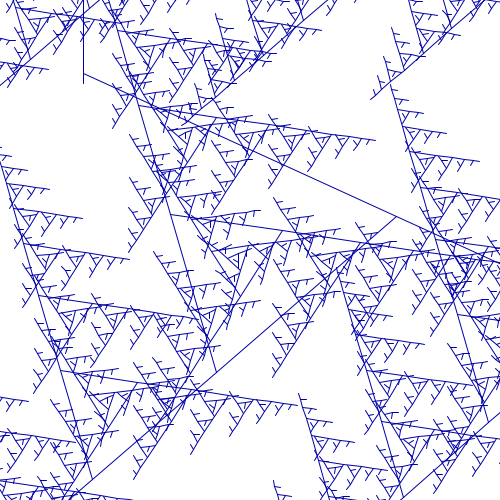
Frame 1 (no input)
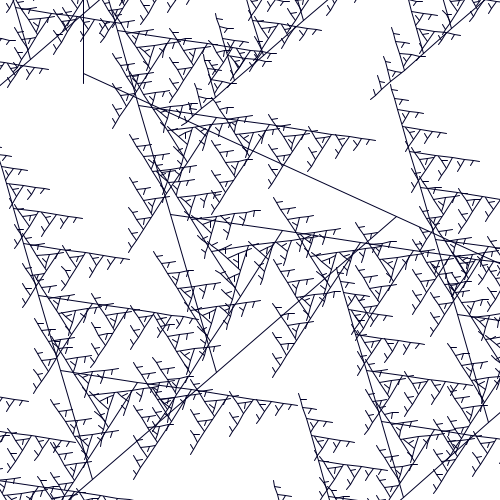
Frame 60 (the mouse pressed at the canvas centre just before this capture)
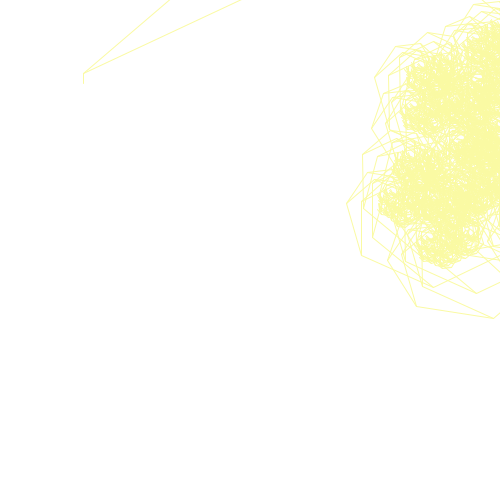
Frame 120 (the mouse held since frame 60 and released just before this capture)

The Processing sketch that drew these frames (run headless with seeded random() and noise(); from frame 60 on, the mouse is pressed at the canvas centre):

// Processing sketch: processing_56269
// ── processing_56269.pde

/**
 I did some change based on "Recursive Tree" by Daniel Shiffman.  
*/
 
float theta;   

void setup() {
  size(500, 500);
  smooth();
}

void draw() {
  background(255);
  frameRate(30);
  stroke(mouseX,mouseY,random(1,255));
  // Let's pick an angle 0 to 90 degrees based on the mouse position
  float a = (mouseX / (float) width) * 130f;
  // Convert it to radians
  theta = radians(a);
  // Start the tree from the bottom of the screen
  translate(width/6,height/6);
  // Draw a line 120 pixels
  line(0,0,0,-10);
  // Move to the end of that line
  translate(0,-10);
  // Start the recursive branching!
  branch(500);

}

void branch(float h) {
  // Each branch will be 2/3rds the size of the previous one
  h *= 0.69;
  
  // All recursive functions must have an exit condition!!!!
  // Here, ours is when the length of the branch is 2 pixels or less
  if (h > 5) {
    pushMatrix();    // Save the current state of transformation (i.e. where are we now)
    rotate(theta);   // Rotate by theta
    line(0, 0, 0, -h);  // Draw the branch
    translate(0, -h); // Move to the end of the branch
    branch(h);       // Ok, now call myself to draw two new branches!!
    popMatrix();     // Whenever we get back here, we "pop" in order to restore the previous matrix state
    
    // Repeat the same thing, only branch off to the "left" this time!
    pushMatrix();
    rotate(-theta + 2);
    line(0, 0, 0, -h);
    translate(0, -h);
    branch(h);
    popMatrix();
    
    /*
    // Repeat the same thing, only branch off to the "left" this time!
    pushMatrix();
    //rotate(-theta);
    line(0, 0, 0, -h);
    translate(0, -h);
    branch(h);
    popMatrix();
    */
  }
}
